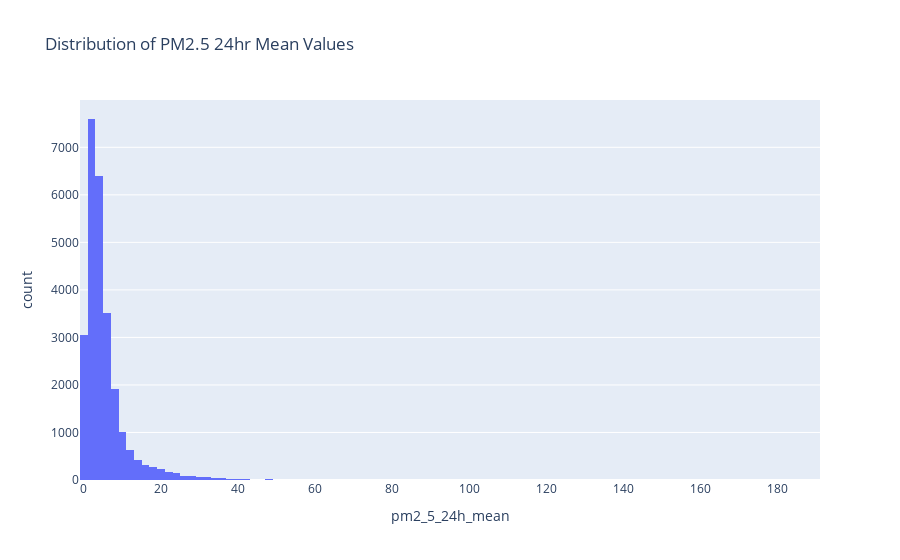

Notebook code cell kept with this figure:
### Code cell
# Distribution of PM2.5 values for PurpleAir monitors
px.histogram(unique_dates_filtered[unique_dates_filtered['pm2_5_24h_mean'] <= 200], 
             x='pm2_5_24h_mean', title='Distribution of PM2.5 24hr Mean Values', nbins=100).show()

### Figure 1 — Plotly figure (JSON) as saved in the notebook; plotly's stock layout.template omitted (floating-point values rounded to 4 significant figures; data arrays with more than 128 entries replaced by an {"elided": "..."} marker saying what was removed)
{"data": [{"alignmentgroup": "True", "bingroup": "x", "hovertemplate": "pm2_5_24h_mean=%{x}<br>count=%{y}<extra></extra>", "legendgroup": "", "marker": {"color": "#636efa", "pattern": {"shape": ""}}, "name": "", "nbinsx": 100, "offsetgroup": "", "orientation": "v", "showlegend": false, "type": "histogram", "x": {"elided": "26133 float values"}, "xaxis": "x", "yaxis": "y"}], "layout": {"barmode": "relative", "legend": {"tracegroupgap": 0}, "title": {"text": "Distribution of PM2.5 24hr Mean Values"}, "xaxis": {"anchor": "y", "domain": [0, 1], "title": {"text": "pm2_5_24h_mean"}}, "yaxis": {"anchor": "x", "domain": [0, 1], "title": {"text": "count"}}}}
